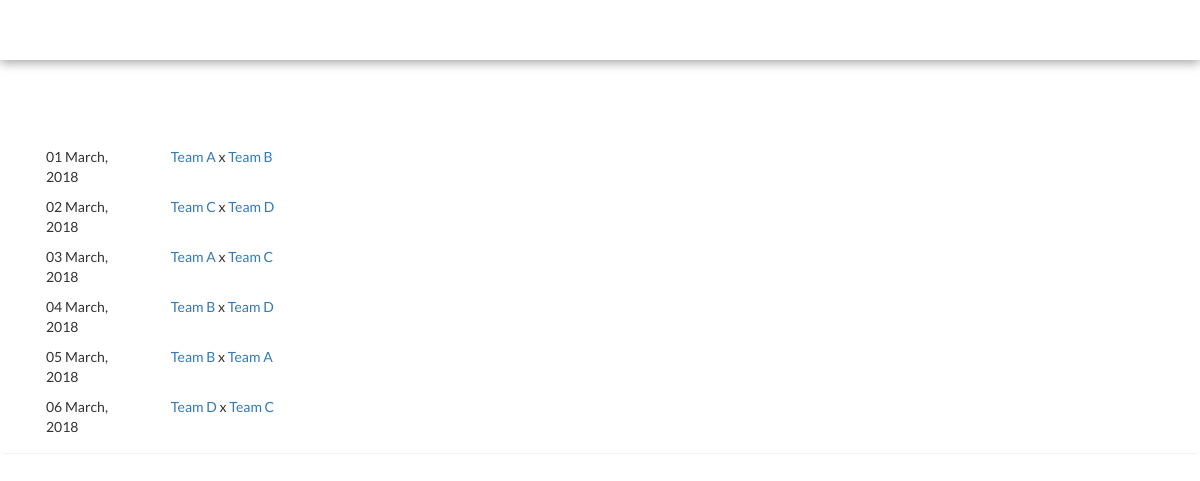
The page / on the database its author committed.
### tables this page shows
CREATE TABLE IF NOT EXISTS `match` (
`id` int(11) NOT NULL,
  `date` date NOT NULL,
  `home_team` int(11) NOT NULL,
  `away_team` int(11) NOT NULL,
  `winner` int(11) NOT NULL DEFAULT '0',
  `status` char(1) NOT NULL
);

CREATE TABLE IF NOT EXISTS `team` (
`id` int(11) NOT NULL,
  `name` varchar(200) NOT NULL,
  `venue` varchar(255) NOT NULL,
  `image` varchar(250) NOT NULL,
  `address` text NOT NULL,
  `status` char(1) NOT NULL
);

### iplapp/views/ipl/home.php (the view, shortened to what the rows shown need)
<div class="panel panel-flat">
    <div class="panel-body">
        <div class="full-width mt-15p" style="margin-top: 100px;">
            <?php if (!empty($result)) { ?>
                <?php
                foreach ($result as $r => $item) :
                    ?>
                    <div class="col-md-8 mt-15p" style="margin-top: 10px; ">
                        <div class="col-md-2">
                            <?php echo date('d F, Y', strtotime($item->date)); ?>
                        </div>
                        <div class="col-md-10">
                            <a href="<?php echo site_url('team/'.slugify($item->home).'-'.$item->home_team);?>"><?php echo $item->home; ?></a>
                            x
                            <a href="<?php echo site_url('team/'.slugify($item->away).'-'.$item->away_team);?>"><?php echo $item->away; ?></a>
                        </div>
                    </div>
                <?php endforeach ?>
            <?php } else { ?>
                <div class="pl-30p ptb-20p">
                    No Records Found!
                </div>
            <?php } ?>
        </div>
    </div>
</div>

### rows shown on the page
match: date "01 March, 2018", team.name "Team A", team.name "Team B"
match: date "02 March, 2018", team.name "Team C", team.name "Team D"
match: date "03 March, 2018", team.name "Team A", team.name "Team C"
match: date "04 March, 2018", team.name "Team B", team.name "Team D"
match: date "05 March, 2018", team.name "Team B", team.name "Team A"
match: date "06 March, 2018", team.name "Team D", team.name "Team C"
